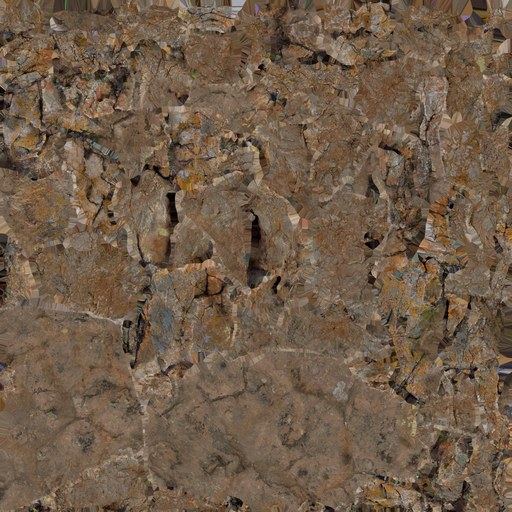
#> input picture assets/models/harbour/source/armour_rock_0.png, 512 x 512 px; its folder holds only this picture in this run
$ python -i convert_reference_assets.py   (imports and definitions only)
#> lines starting #> are read from the running program, lines starting #| are printed output that depends on the picture
#!/usr/bin/env python3
"""Selected, owner-authorized Unity resources -> glTF 2.0; never executes game code.
Run with /home/ahusan/ft/venv/bin/python, which already contains UnityPy/Pillow.
Unity streamed polynomial curves are sampled at 30 Hz; dense/constant curves
are decoded separately. Curve bindings are resolved by CRC32 of actual hierarchy
paths. Unsupported bindings fail instead of silently creating broken animation.
"""
import argparse,bisect,collections,hashlib,io,json,math,struct,zlib
from pathlib import Path
import UnityPy
from UnityPy.helpers.MeshHelper import MeshHandler
from PIL import Image

def xyz(v):return [v.x,v.y,v.z]
def quat(v):return [v.x,v.y,v.z,v.w]
def normal(q):
 n=math.sqrt(sum(v*v for v in q));return [v/n for v in q] if n else [0,0,0,1]
def qmul(a,b):
 x,y,z,w=a;X,Y,Z,W=b
 return [w*X+x*W+y*Z-z*Y,w*Y-x*Z+y*W+z*X,w*Z+x*Y-y*X+z*W,w*W-x*X-y*Y-z*Z]
def euler_zxy(v):
 x,y,z=[a*math.pi/360 for a in v]
 return qmul([0,math.sin(y),0,math.cos(y)],qmul([math.sin(x),0,0,math.cos(x)],[0,0,math.sin(z),math.cos(z)]))
# [4 lines left out: function reflect, not called in this run]

def transform_of(go):return next(c.component.read() for c in go.m_Component if c.component.type.name=='Transform')
# [31 lines left out: functions animator_root, decode_clip, not called in this run]

class Writer:
 def __init__(self,texture_limit=1024):
  self.texture_limit=texture_limit
  self.doc={'asset':{'version':'2.0','generator':'Ishaq selected-resource converter'},'scene':0,'scenes':[{'nodes':[]}],'nodes':[],'meshes':[],'skins':[],'animations':[],'materials':[],'textures':[],'images':[],'samplers':[{'magFilter':9729,'minFilter':9987,'wrapS':10497,'wrapT':10497}],'buffers':[{}],'bufferViews':[],'accessors':[]}
  self.bin=bytearray();self.texture_cache={};self.material_cache={};self.stats=[]
 # [33 lines left out: functions blob, accessor, texture, not called in this run]
 def material(self,source):
  key=source.object_reader.path_id
  if key in self.material_cache:return self.material_cache[key]
  props={k:v for k,v in source.m_SavedProperties.m_TexEnvs};floats=dict(source.m_SavedProperties.m_Floats)
  item={'name':source.m_Name,'pbrMetallicRoughness':{'metallicFactor':max(0,min(1,float(floats.get('_Metallic',.15)))),'roughnessFactor':max(.25,min(1,1-float(floats.get('_Smoothness',.5))))},'doubleSided':False}
  for alternatives,role,field in [(['_BaseMap','_MainTex'],'base','baseColorTexture'),(['_BumpMap'],'normal','normalTexture'),(['_MetallicGlossMap'],'metallic','metallicRoughnessTexture')]:
   env=next((props[k] for k in alternatives if k in props and props[k].m_Texture),None)
   if env:
    tex=env.m_Texture.read();record={'index':self.texture(tex,role)}
    if role=='normal':record['scale']=.6;item[field]=record
    else:item['pbrMetallicRoughness'][field]=record
    if role=='metallic':item['pbrMetallicRoughness']['metallicFactor']=1;item['pbrMetallicRoughness']['roughnessFactor']=1
  idx=len(self.doc['materials']);self.doc['materials'].append(item);self.material_cache[key]=idx;return idx
 # [94 lines left out: functions save, convert, not called in this run]

# [15 lines not run here, left out]

>>> import cv2
>>> picture = cv2.imread('../assets/models/harbour/source/armour_rock_0.png', cv2.IMREAD_GRAYSCALE)
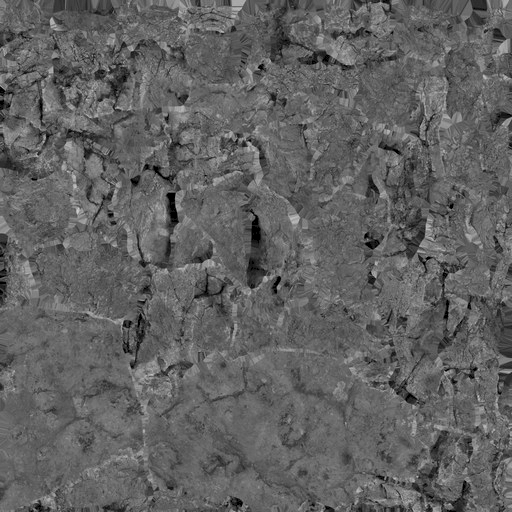
#> picture: shape (512, 512); min 0, max 207, mean 97.3
>>> result = Writer().material(picture)
#> (the run stopped early here; a loop or call above may not have finished)

$ run again, on assets/models/harbour/source/armour_rock_1.png
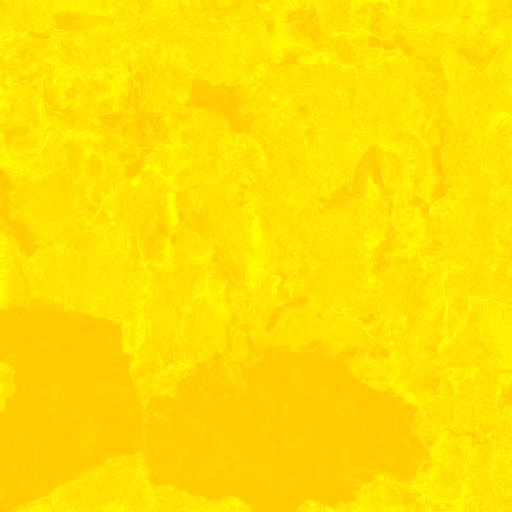
#> input picture assets/models/harbour/source/armour_rock_1.png, 512 x 512 px
#> `picture = cv2.imread('../assets/models/harbour/source/armour_rock_0.pn..`:
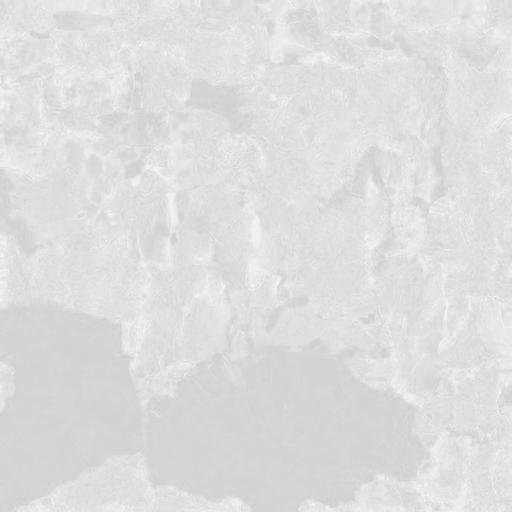
#> picture: shape (512, 512); min 203, max 241, mean 221.6

$ run again, on assets/models/harbour/source/armour_rock_2.png
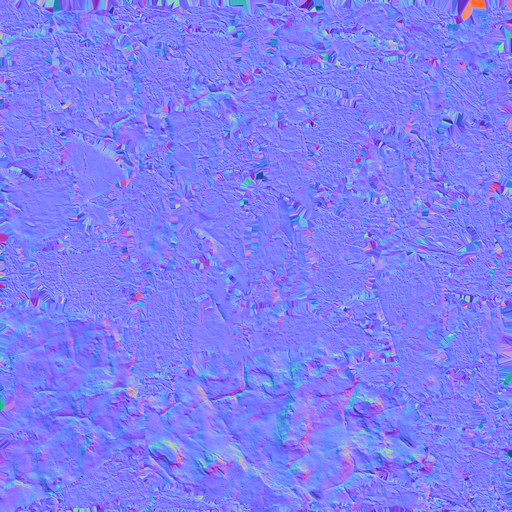
#> input picture assets/models/harbour/source/armour_rock_2.png, 512 x 512 px
#> `picture = cv2.imread('../assets/models/harbour/source/armour_rock_0.pn..`:
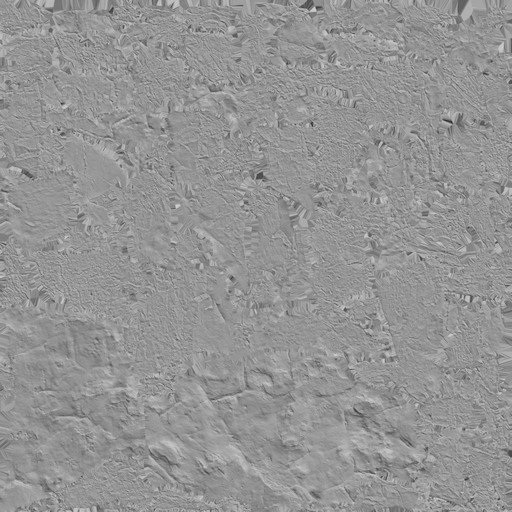
#> picture: shape (512, 512); min 34, max 209, mean 148.2
